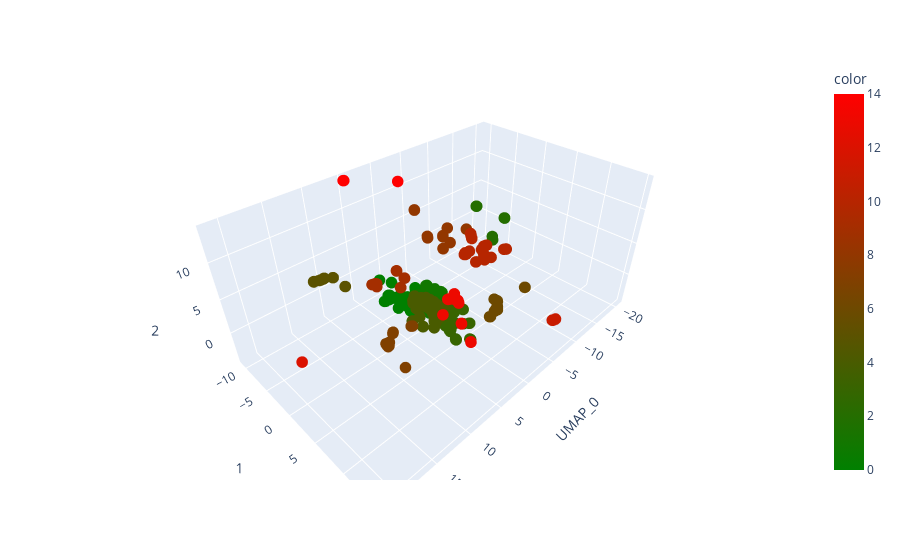

Notebook code for this chart:
### Code cell
from IPython.display import SVG
import plotly.express as px

df = data_space
X = data_space[['UMAP_0', 'UMAP_1', 'Cluster']]

pca = PCA(n_components=3)
components = pca.fit_transform(X)

total_var = pca.explained_variance_ratio_.sum() * 100

fig = px.scatter_3d(
    components, x=0, y=1, z=2, color=df['Cluster'],   
    color_continuous_scale=['green','red'], 
    labels={'0': 'UMAP_0'}
)

fig.update_traces(marker_size=4)
fig.show()

### Figure 1 — Plotly figure (JSON) as saved in the notebook; plotly's stock layout.template omitted (floating-point values rounded to 4 significant figures; data arrays with more than 128 entries replaced by an {"elided": "..."} marker saying what was removed)
{"data": [{"hovertemplate": "UMAP_0=%{x}<br>1=%{y}<br>2=%{z}<br>color=%{marker.color}<extra></extra>", "legendgroup": "", "marker": {"color": {"elided": "2694 int values"}, "coloraxis": "coloraxis", "size": 4, "symbol": "circle"}, "mode": "markers", "name": "", "scene": "scene", "showlegend": false, "type": "scatter3d", "x": {"elided": "2694 float values"}, "y": {"elided": "2694 float values"}, "z": {"elided": "2694 float values"}}], "layout": {"coloraxis": {"colorbar": {"title": {"text": "color"}}, "colorscale": [[0, "green"], [1, "red"]]}, "legend": {"tracegroupgap": 0}, "margin": {"t": 60}, "scene": {"domain": {"x": [0, 1], "y": [0, 1]}, "xaxis": {"title": {"text": "UMAP_0"}}, "yaxis": {"title": {"text": "1"}}, "zaxis": {"title": {"text": "2"}}}}}
